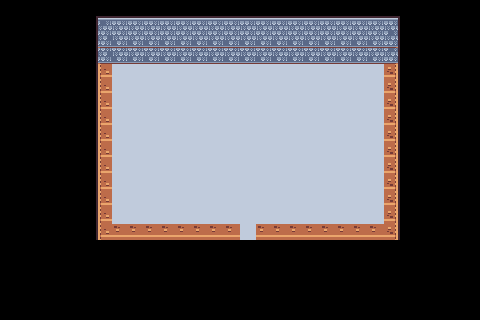

Rendered tile map (Tiled .tmx) drawn with the repository's tilesets; below, a short description and the full map source, tile grids included:
An orthogonal 30x20 tile map with 16x16 px tiles, 2 tile layers (background, foreground), 1 hidden layer not drawn and 5 objects (2x entrance, shop, exit, brown-door).

<map version="1.10" tiledversion="1.11.0" orientation="orthogonal" renderorder="right-down" width="30" height="20" tilewidth="16" tileheight="16" infinite="0" nextlayerid="7" nextobjectid="12">
 <tileset firstgid="1" source="../../../tilesets/town.tsx" />
 <layer id="1" name="background" width="30" height="20">
  <data encoding="csv">
0,0,0,0,0,0,0,0,0,0,0,0,0,0,0,0,0,0,0,0,0,0,0,0,0,0,0,0,0,0,
0,0,0,0,0,0,49,50,50,50,50,50,50,50,50,50,50,50,50,50,50,50,50,50,51,0,0,0,0,0,
0,0,0,0,0,0,61,62,62,62,62,62,62,62,62,62,62,62,62,62,62,62,62,62,63,0,0,0,0,0,
0,0,0,0,0,0,61,62,62,62,62,62,62,62,62,62,62,62,62,62,62,62,62,62,63,0,0,0,0,0,
0,0,0,0,0,0,73,110,110,110,110,110,110,110,110,110,110,110,110,110,110,110,110,110,76,0,0,0,0,0,
0,0,0,0,0,0,73,110,110,110,110,110,110,110,110,110,110,110,110,110,110,110,110,110,76,0,0,0,0,0,
0,0,0,0,0,0,73,110,110,110,110,110,110,110,110,110,110,110,110,110,110,110,110,110,76,0,0,0,0,0,
0,0,0,0,0,0,73,110,110,110,110,110,110,110,110,110,110,110,110,110,110,110,110,110,76,0,0,0,0,0,
0,0,0,0,0,0,73,110,110,110,110,110,110,110,110,110,110,110,110,110,110,110,110,110,76,0,0,0,0,0,
0,0,0,0,0,0,73,110,110,110,110,110,110,110,110,110,110,110,110,110,110,110,110,110,76,0,0,0,0,0,
0,0,0,0,0,0,73,110,110,110,110,110,110,110,110,110,110,110,110,110,110,110,110,110,76,0,0,0,0,0,
0,0,0,0,0,0,73,110,110,110,110,110,110,110,110,110,110,110,110,110,110,110,110,110,76,0,0,0,0,0,
0,0,0,0,0,0,73,110,110,110,110,110,110,110,110,110,110,110,110,110,110,110,110,110,76,0,0,0,0,0,
0,0,0,0,0,0,73,110,110,110,110,110,110,110,110,110,110,110,110,110,110,110,110,110,76,0,0,0,0,0,
0,0,0,0,0,0,73,74,74,74,74,74,74,74,74,110,74,74,74,74,74,74,74,74,76,0,0,0,0,0,
0,0,0,0,0,0,0,0,0,0,0,0,0,0,0,0,0,0,0,0,0,0,0,0,0,0,0,0,0,0,
0,0,0,0,0,0,0,0,0,0,0,0,0,0,0,0,0,0,0,0,0,0,0,0,0,0,0,0,0,0,
0,0,0,0,0,0,0,0,0,0,0,0,0,0,0,0,0,0,0,0,0,0,0,0,0,0,0,0,0,0,
0,0,0,0,0,0,0,0,0,0,0,0,0,0,0,0,0,0,0,0,0,0,0,0,0,0,0,0,0,0,
0,0,0,0,0,0,0,0,0,0,0,0,0,0,0,0,0,0,0,0,0,0,0,0,0,0,0,0,0,0
</data>
 </layer>
 <layer id="2" name="midground" width="30" height="20" visible="0">
  <data encoding="csv">
0,0,0,0,0,0,0,0,0,0,0,0,0,0,0,0,0,0,0,0,0,0,0,0,0,0,0,0,0,0,
0,0,0,0,0,0,0,0,0,0,0,0,0,0,0,0,0,0,0,0,0,0,0,0,0,0,0,0,0,0,
0,0,0,0,0,0,0,0,0,0,0,0,0,0,0,0,0,0,0,0,0,0,0,0,0,0,0,0,0,0,
0,0,0,0,0,0,0,0,0,0,0,0,0,0,0,0,0,0,0,0,0,0,0,0,0,0,0,0,0,0,
0,0,0,0,0,0,0,0,0,0,0,57,0,0,0,0,0,0,0,57,0,0,0,0,0,0,0,0,0,0,
0,0,0,0,0,0,0,0,0,0,0,57,0,0,0,0,0,0,0,57,0,0,0,0,0,0,0,0,0,0,
0,0,0,0,0,0,0,0,0,0,0,57,0,0,0,0,0,0,0,57,0,0,0,0,0,0,0,0,0,0,
0,0,0,0,0,0,0,0,0,0,0,69,82,82,82,82,82,82,82,71,0,0,0,0,0,0,0,0,0,0,
0,0,0,0,0,0,0,0,0,0,0,0,0,0,0,0,0,0,0,0,0,0,0,0,0,0,0,0,0,0,
0,0,0,0,0,0,0,0,0,0,0,0,0,0,0,0,0,0,0,0,0,0,0,0,0,0,0,0,0,0,
0,0,0,0,0,0,0,0,0,0,0,0,0,0,0,0,0,0,0,0,0,0,0,0,0,0,0,0,0,0,
0,0,0,0,0,0,0,0,0,0,0,0,0,0,0,0,0,0,0,0,0,0,0,0,0,0,0,0,0,0,
0,0,0,0,0,0,0,0,0,0,0,0,0,0,0,0,0,0,0,0,0,0,0,0,0,0,0,0,0,0,
0,0,0,0,0,0,0,0,0,0,0,0,0,0,0,0,0,0,0,0,0,0,0,0,0,0,0,0,0,0,
0,0,0,0,0,0,0,0,0,0,0,0,0,0,0,139,0,0,0,0,0,0,0,0,0,0,0,0,0,0,
0,0,0,0,0,0,0,0,0,0,0,0,0,0,0,0,0,0,0,0,0,0,0,0,0,0,0,0,0,0,
0,0,0,0,0,0,0,0,0,0,0,0,0,0,0,0,0,0,0,0,0,0,0,0,0,0,0,0,0,0,
0,0,0,0,0,0,0,0,0,0,0,0,0,0,0,0,0,0,0,0,0,0,0,0,0,0,0,0,0,0,
0,0,0,0,0,0,0,0,0,0,0,0,0,0,0,0,0,0,0,0,0,0,0,0,0,0,0,0,0,0,
0,0,0,0,0,0,0,0,0,0,0,0,0,0,0,0,0,0,0,0,0,0,0,0,0,0,0,0,0,0
</data>
 </layer>
 <objectgroup id="5" name="shops">
  <object id="10" name="tinytown-item-shop" type="shop" x="240" y="128" width="16" height="16" />
 </objectgroup>
 <objectgroup id="4" name="warps">
  <object id="3" name="start" type="entrance" x="240" y="160" width="16" height="16" />
  <object id="7" name="entrance" type="entrance" x="240" y="208" width="16" height="16">
   <properties>
    <property name="direction" value="up" />
   </properties>
  </object>
  <object id="9" name="to-tinytown" type="exit" x="240" y="224" width="16" height="16">
   <properties>
    <property name="room" value="main" />
    <property name="scene" value="tinytown" />
    <property name="to" value="from-shop" />
   </properties>
  </object>
 </objectgroup>
 <layer id="3" name="foreground" width="30" height="20">
  <data encoding="csv">
0,0,0,0,0,0,0,0,0,0,0,0,0,0,0,0,0,0,0,0,0,0,0,0,0,0,0,0,0,0,
0,0,0,0,0,0,0,0,0,0,0,0,0,0,0,0,0,0,0,0,0,0,0,0,0,0,0,0,0,0,
0,0,0,0,0,0,0,0,0,0,0,0,0,0,0,0,0,0,0,0,0,0,0,0,0,0,0,0,0,0,
0,0,0,0,0,0,0,0,0,0,0,0,0,0,0,0,0,0,0,0,0,0,0,0,0,0,0,0,0,0,
0,0,0,0,0,0,0,0,0,0,0,0,0,0,0,0,0,0,0,0,0,0,0,0,0,0,0,0,0,0,
0,0,0,0,0,0,0,0,0,0,0,0,0,0,0,0,0,0,0,0,0,0,0,0,0,0,0,0,0,0,
0,0,0,0,0,0,0,0,0,0,0,0,0,0,0,0,0,0,0,0,0,0,0,0,0,0,0,0,0,0,
0,0,0,0,0,0,0,0,0,0,0,0,0,0,0,0,0,0,0,0,0,0,0,0,0,0,0,0,0,0,
0,0,0,0,0,0,0,0,0,0,0,0,0,0,0,0,0,0,0,0,0,0,0,0,0,0,0,0,0,0,
0,0,0,0,0,0,0,0,0,0,0,0,0,0,0,0,0,0,0,0,0,0,0,0,0,0,0,0,0,0,
0,0,0,0,0,0,0,0,0,0,0,0,0,0,0,0,0,0,0,0,0,0,0,0,0,0,0,0,0,0,
0,0,0,0,0,0,0,0,0,0,0,0,0,0,0,0,0,0,0,0,0,0,0,0,0,0,0,0,0,0,
0,0,0,0,0,0,0,0,0,0,0,0,0,0,0,0,0,0,0,0,0,0,0,0,0,0,0,0,0,0,
0,0,0,0,0,0,0,0,0,0,0,0,0,0,0,0,0,0,0,0,0,0,0,0,0,0,0,0,0,0,
0,0,0,0,0,0,0,0,0,0,0,0,0,0,0,139,0,0,0,0,0,0,0,0,0,0,0,0,0,0,
0,0,0,0,0,0,0,0,0,0,0,0,0,0,0,0,0,0,0,0,0,0,0,0,0,0,0,0,0,0,
0,0,0,0,0,0,0,0,0,0,0,0,0,0,0,0,0,0,0,0,0,0,0,0,0,0,0,0,0,0,
0,0,0,0,0,0,0,0,0,0,0,0,0,0,0,0,0,0,0,0,0,0,0,0,0,0,0,0,0,0,
0,0,0,0,0,0,0,0,0,0,0,0,0,0,0,0,0,0,0,0,0,0,0,0,0,0,0,0,0,0,
0,0,0,0,0,0,0,0,0,0,0,0,0,0,0,0,0,0,0,0,0,0,0,0,0,0,0,0,0,0
</data>
 </layer>
 <objectgroup id="6" name="doors">
  <object id="11" type="brown-door" x="240" y="224" width="16" height="16" />
 </objectgroup>
</map>
